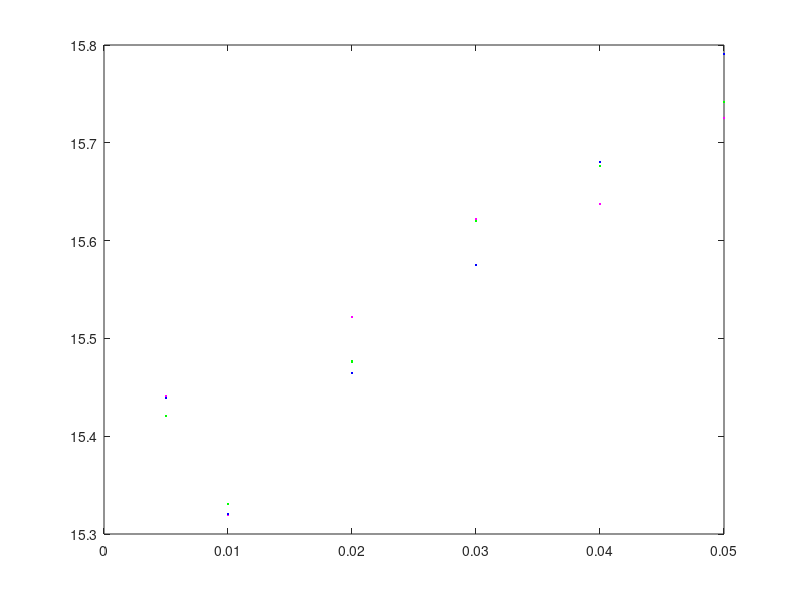

This chart was generated by the following MATLAB code: (Note: this script raises an error after producing the figure.)


%loss detection time for ATLAng at WASHng - ATLAng link

ldt_ATLAng_maxRet3 = [15534  15928  15630  15539  15315  15319  15169  15483  15621  15325  15328  15700  15666  15410  15571  15243  15415  15231  14955  15435;
					15449  15496  15204  15594  15106  15461  15064  15388  15194  15111  15388  15092  15683  15464  15361  15047  15562  15344  15352  15035;
					15641  15186  15531  15549  15401  15811  15307  15397  15611  15390  15567  15482  15658  15703  15436  15900  15671  15804  15113  15278;
					15747  15480  15830  15627  15630  15634  15401  15557  15793  15549  15832  15821  15591  15609  15541  15638  15646  15773  15472  15268;
					15789  15511  15692  15847  15617  15679  15499  15550  15499  15491  15849  15923  15746  15580  15615  15687  15588  15669  15314  15598;
					15765  15675  15863  15813  15768  15835  15537  15455  15810  15811  15943  15835  15733  15682  15822  15672  15654  15677  15438  15719;
					]/1000;

ldt_ATLAng_maxRet2 = [15534  15928  15630  15539  15315  15319  15169  15483  15621  15325  15328  15662  15666  15410  15571  15243  15415  15231  14955  15435;
					15298  15562  15250  15594  15021  15480  15064  15388  15194  15111  15317  15092  15683  15464  15361  15047  15562  15346  15399  15172;
					15529  15126  15452  15512  15250  15722  15311  15407  15741  15333  15629  15485  15658  15632  15318  15600  15690  15643  15148  15103;
					15635  15569  15685  15662  15570  15595  15361  15507  15710  15423  15678  15771  15517  15585  15544  15638  15566  15751  15430  15304;
					15724  15544  15690  15701  15752  15849  15516  15593  15726  15487  15634  16147  15759  15705  15634  15729  15654  15749  15358  15662;
					15791  15650  15821  15822  15831  15887  15584  15629  15999  16096  15916  15848  15729  15698  15844  15879  15537  15746  15689  15815;
					]/1000;

ldt_ATLAng_maxRet1 = [15630  15868  15572  15466  15377  15339  15447  15234  15538  15306  15408  15679  15700  15355  15450  15209  15502  15124  14931  15279;
					15342  15457  15362  15653  15078  15630  14963  15367  15201  15229  15340  15189  15640  15323  15270  15034  15633  15417  15357  15129;
					15615  15170  15517  15630  15228  15649  15275  15406  15519  15474  15603  15603  15522  15591  15491  15643  15686  15647  15057  15198;
					15675  15443  15798  15743  15533  15668  15236  15586  15736  15337  15562  15740  15678  15669  15451  15612  15880  15884  15880  15294;
					15770  15508  15593  15838  15681  15755  15523  15596  15717  15631  15777  16007  15542  15624  15714  15824  15634  15692  15420  15678;
					15835  15583  15659  15697  15749  15933  15708  15538  15853  15646  15867  15904  15736  15634  16107  15750  15631  15688  15509  15811;
					]/1000;

probabilities = [0.005; 0.01; 0.02; 0.03; 0.04; 0.05];

h = plot(probabilities, mean(ldt_ATLAng_maxRet3,2), 'm.',
		 probabilities, mean(ldt_ATLAng_maxRet2,2), 'b.',
		 probabilities, mean(ldt_ATLAng_maxRet1,2), 'g.'
		);

h = errorbar(probabilities, mean(ldt_ATLAng_maxRet3,2), ci(ldt_ATLAng_maxRet3)(:,1), ci(ldt_ATLAng_maxRet3)(:,2), 'm.',
			 probabilities, mean(ldt_ATLAng_maxRet2,2), ci(ldt_ATLAng_maxRet2)(:,1), ci(ldt_ATLAng_maxRet2)(:,2), 'b.',
			 probabilities, mean(ldt_ATLAng_maxRet1,2), ci(ldt_ATLAng_maxRet1)(:,1), ci(ldt_ATLAng_maxRet1)(:,2), 'g.'
			);

set(h,'markersize',20);
axis([0 0.052 14.5 17]);

ax = gca();
set(ax, 'fontsize', 22);
set(ax,'YGrid','on');

b=legend('Max Retransmissions = 3', 'Max Retransmissions = 2', 'Max Retransmissions = 1');
set(b, 'Location', 'southeast');

title('Loss detection time for ATLAng at WASHng-ATLAng link');
xlabel('Error probability of links');
ylabel('Loss detection time (in ms)');